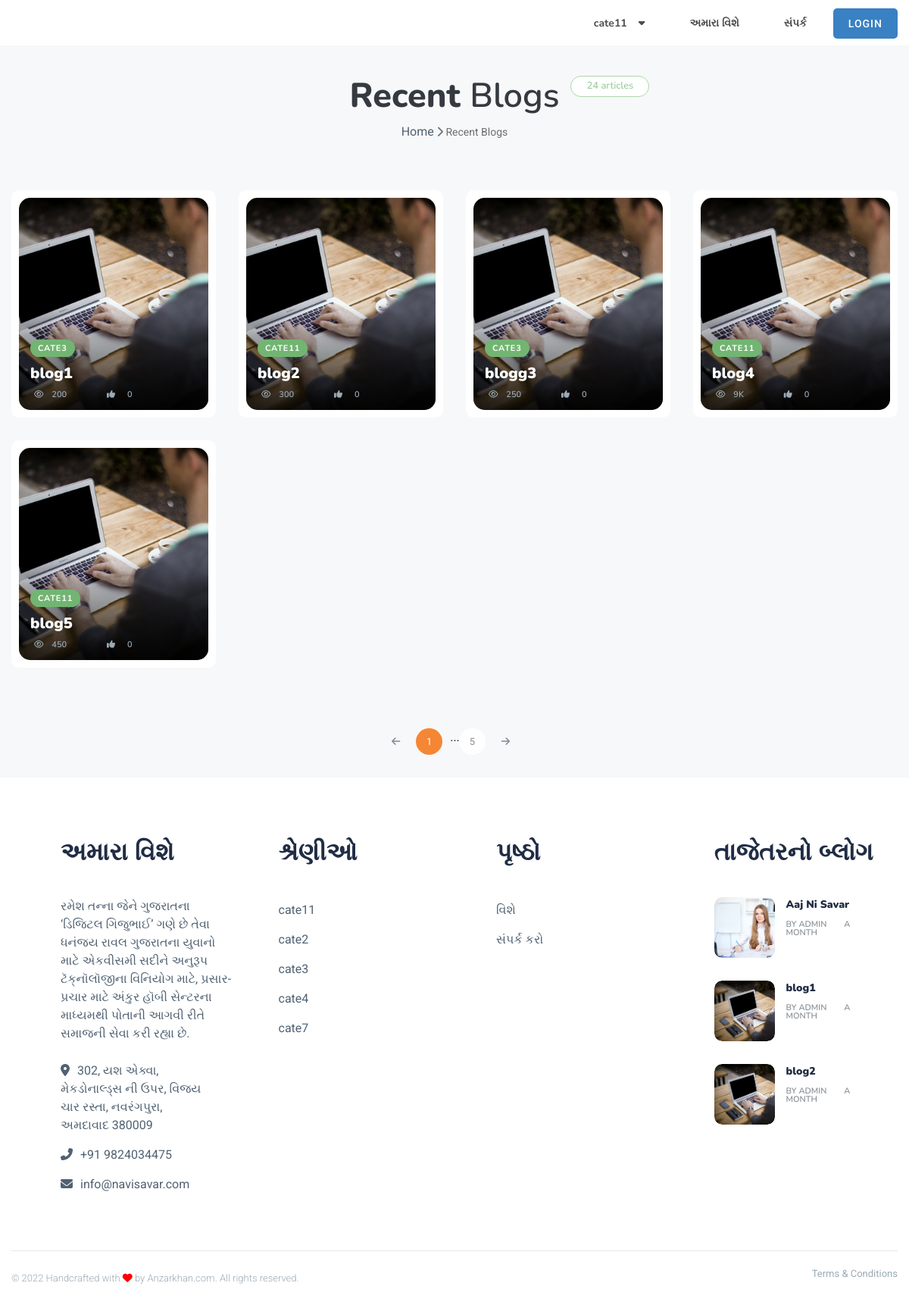
/recent-blogs.php, run on the app's committed database.
### tables this page shows
CREATE TABLE `category_list` (
  `id` int(11) NOT NULL,
  `name` varchar(256) DEFAULT NULL,
  `unique_link` varchar(256) DEFAULT NULL,
  `is_deleted` int(11) DEFAULT 0
);

CREATE TABLE `blog` (
  `id` int(11) NOT NULL,
  `blog_title` varchar(500) DEFAULT NULL,
  `thumbnail_img` varchar(256) DEFAULT NULL,
  `blog_body` varchar(500) DEFAULT NULL,
  `publish_date` int(50) DEFAULT NULL,
  `keywords` varchar(256) DEFAULT NULL,
  `unique_link` varchar(55) DEFAULT NULL,
  `dislike` int(11) DEFAULT NULL,
  `is_deleted` int(11) DEFAULT 0,
  `added_by` varchar(55) DEFAULT NULL,
  `category_id` int(11) DEFAULT NULL,
  `is_slider` varchar(256) DEFAULT '0',
  `likes` float DEFAULT NULL,
  `view` int(11) DEFAULT NULL,
  `comment` varchar(256) DEFAULT NULL,
  `sharing` varchar(256) DEFAULT NULL,
  `timestamp` int(50) DEFAULT NULL
);

CREATE TABLE `users` (
  `id` int(11) NOT NULL,
  `user_role` int(11) DEFAULT NULL,
  `name` varchar(256) DEFAULT NULL,
  `email` varchar(55) DEFAULT NULL,
  `password` varchar(256) DEFAULT NULL,
  `user_img` varchar(256) DEFAULT 'no-image.png',
  `is_banned` int(11) DEFAULT 0,
  `is_verified` int(11) NOT NULL DEFAULT 0,
  `timestamp` int(11) DEFAULT NULL
);

### recent-blogs.php (the view, shortened to what the rows shown need)
<?php
require_once 'database/db-con.php';
?>
<?php
if (isset($_GET['page'])) {
    $page_no = $_GET['page'];
} else {
    $page_no = 1;
}
$post_per_page = 5;
$offset = $post_per_page * ($page_no - 1);
?>
<!DOCTYPE html>
<html class="no-js" lang="en">
<head>
    <link rel="stylesheet" href="<?php echo $very_global_absolute_url; ?>assets/css/style.css">
    <link rel="stylesheet" href="<?php echo $very_global_absolute_url; ?>assets/css/widgets.css">
    <link rel="stylesheet" href="<?php echo $very_global_absolute_url; ?>assets/css/color.css">
    <link rel="stylesheet" href="<?php echo $very_global_absolute_url; ?>assets/css/responsive.css">
</head>
<body>
    <div class="main-wrap">
        <?php require_once 'elements/header.php' ?>
        <main class="position-relative">
            <div class="archive-header text-center mb-50">
                <div class="container">
                    <h2>
                        <span class="text-dark widget-title mb-0">Recent <span>Blogs</span></span>
                        <span class="post-count">
                            <?php
                            $query_get_blog_number = "SELECT * FROM `blog` WHERE `is_deleted` = 0 ORDER BY publish_date DESC";
                            $run_query_get_blog_number = mysqli_query($con, $query_get_blog_number);
                            $number_of_blog = mysqli_num_rows($run_query_get_blog_number);
                            echo $number_of_blog;
                            ?>
                            articles
                        </span>
                    </h2>
                </div>
            </div>
            <div class="container">
                <div class="row post-module-1 mb-50">
                    <?php
                    $query1 = "SELECT * FROM blog WHERE `is_deleted` = 0 LIMIT $offset, $post_per_page";
                    $run_query1 = mysqli_query($con, $query1);
                    if (mysqli_num_rows($run_query1) > 0) {
                        while ($data1 = mysqli_fetch_assoc($run_query1)) {
                            $blog_title = $data1['blog_title'];
                            $category_id = $data1['category_id'];
                            $view = $data1['view'];
                            $total_likes = $data1['likes'];
                            $thumbnail_img = $data1['thumbnail_img'];
                            $unique_link = $data1['unique_link'];
                            $query2 = "SELECT * FROM `category_list` WHERE `id` = $category_id";
                            $run_query2 = mysqli_query($con, $query2);
                            $data2 = mysqli_fetch_assoc($run_query2);
                    ?>
                            <article class="col-lg-3 col-md-6 col-sm-12 mb-30">
                                <div class="post-thumb position-relative p-10 bg-white border-radius-10">
                                    <div class="thumb-overlay img-hover-slide border-radius-15 position-relative" style="background-image: url(<?php echo $very_global_absolute_url; ?>admin/uploads/thumbnail-img/<?php echo $thumbnail_img; ?>);">
                                        <a class="img-link" href="<?php echo $very_global_absolute_url; ?>blog/<?php echo $unique_link; ?>"></a>
                                        <div class="post-content-overlay">
                                            <div class="entry-meta meta-0 font-small mb-15">
                                                <a href="<?php echo $very_global_absolute_url; ?>category<?php echo $data2['unique_link']; ?>"><span class="post-cat bg-success color-white"><?php echo $data2['name']; ?></span></a>
                                            </div>
                                            <h5 class="post-title">
                                                <a class="color-white" href="<?php echo $very_global_absolute_url; ?>blog/<?php echo $unique_link; ?>"><?php echo $blog_title; ?></a>
                                            </h5>
                                            <div class="entry-meta meta-1 font-x-small mt-10 pr-5 pl-5 text-muted">
                                                <span><span class="mr-5"><i class="fa fa-eye" aria-hidden="true"></i></span>
                                                    <?php
                                                    if ($view > 1000) {
                                                        $result_view = floor($view / 1000) . 'K';
                                                    } else if ($view > 100000) {
                                                        $result_view = floor($view / 100000) . 'M';
                                                    } else if ($view > 10000000) {
                                                        $result_view = floor($view / 10000000) . 'B';
                                                    } else {
                                                        $result_view = $view;
                                                    }
                                                    echo $result_view;
                                                    ?>
                                                    </span>
                                               <span class="ml-30"><span class="mr-10 text-muted"><i class="fa fa-thumbs-up" aria-hidden="true"></i></span>
                                                    <?php
                                                    if ($total_likes > 1000) {
                                                        $result_total_share = floor($total_likes / 1000) . 'K';
                                                    } else if ($total_likes > 100000) {
                                                        $result_total_share = floor($total_likes / 100000) . 'M';
                                                    } else if ($total_likes > 10000000) {
                                                        $result_total_share = floor($total_likes / 10000000) . 'B';
                                                    } else {
                                                        $result_total_share = $total_likes;
                                                    }
                                                    echo $result_total_share;
                                                    ?>
                                                </span>
                                            </div>
                                        </div>
                                    </div>
                                </div>
                            </article>
                    <?php
                        }
                    }
                    ?>
                </div>
            </div>
        </main>
        <?php require_once 'elements/footer.php'; ?>
    </div>
</body>
</html>

### elements/header.php (shortened to what the rows shown need)
<?php
require_once 'database/db-con.php';
?>
<header class="main-header header-style-2 mb-40">
    <div class="header-bottom header-sticky background-white text-center">
        <div class="container">
            <div class="row">
                <div class="col-lg-9 col-md-9 main-header-navigation">
                    <div class="main-nav text-left float-md-right">
                        <nav>
                            <ul class="main-menu d-none d-lg-inline">
                                <li class="mega-menu-item">
                                    <a href="#">
                                        <span class="mr-15"><?php
                                                            $query5 = "SELECT * FROM `category_list` limit 5";
                                                            $run_query5 = mysqli_query($con, $query5);
                                                            $data = mysqli_fetch_assoc($run_query5);
                                                            echo $data['name'];
                                                            ?></span><i class="fas fa-caret-down"></i>
                                    </a>
                                </li>
                            </ul>
                        </nav>
                    </div>
                </div>
            </div>
        </div>
    </div>
</header>

### elements/footer.php (shortened to what the rows shown need)
<?php
require_once 'database/db-con.php';
require_once 'utility/convert-time-ago.php'
?>
<footer>
   <div class="footer-area pt-50 pl-50 bg-white">
      <div class="container">
         <div class="row pb-30">
            <div class="col-md-3 p-30">
               <h2 class="mb-40"> અમારા વિશે </h2>
            </div>
            <div class="col-md-3 p-30">
               <h2 class="mb-40"> શ્રેણીઓ </h2>
               <ul class="float-left mr-30 font-medium">
                  <?php
                  $query1 = "SELECT * FROM `category_list` LIMIT 5";
                  $run_query1 = mysqli_query($con, $query1);
                  if ($run_query1) {
                     while ($data1 = mysqli_fetch_assoc($run_query1)) {
                        $unique_link = $data1['unique_link'];
                  ?>
                        <li class="mt-5">
                              <a class="" href="<?php echo $very_global_absolute_url; ?>category/<?php echo $unique_link ?>" tabindex="0"><p><?php echo $data1['name']; ?></p></a>
                        </li>
                  <?php
                     }
                  }
                  ?>
               </ul>
            </div>
            <div class="col-md-3 p-30">
               <h2 class="mb-40"> પૃષ્ઠો </h2>
            </div>
            <div class="col-md-3 p-30">
               <h2 class="mb-40">તાજેતરનો બ્લોગ</h2>
               <div class="post-aside-style-2">
                  <ul class="list-post">
                     <?php
                     $sql = "SELECT * FROM blog WHERE `is_deleted` = 0 ORDER BY publish_date DESC LIMIT 3";
                     $result = mysqli_query($con, $sql);
                     if (mysqli_num_rows($result) > 0) {
                        while ($data3 = mysqli_fetch_assoc($result)) {
                           $unique_link = $data3['unique_link'];
                           $author_id = $data3['added_by'];
                           $query4 = "SELECT * FROM `users` WHERE `id` = $author_id";
                           $run_query4 = mysqli_query($con, $query4);
                           if ($run_query4) {
                              $data4 = mysqli_fetch_assoc($run_query4);
                           }
                     ?>
                           <li class="mb-30 wow fadeIn  animated" style="visibility: visible; animation-name: fadeIn;">
                              <div class="d-flex">
                                 <div class="post-thumb d-flex mr-15 border-radius-5 img-hover-scale">
                                    <a class="color-white" href="<?php echo $very_global_absolute_url; ?>blog/<?php echo $unique_link ?>">
                                       <div class="border-radius-10" style="background-image: url('<?php echo $very_global_absolute_url; ?>admin/uploads/thumbnail-img/<?php echo $data3['thumbnail_img']; ?>'); background-repeat: no-repeat;
                                                      background-size: cover; height:80px; width:80px;">
                                       </div>
                                    </a>
                                 </div>
                                 <div class="post-content media-body">
                                    <h6 class="post-title mb-10 text-limit-2-row"><a href="<?php echo $very_global_absolute_url; ?>blog/<?php echo $unique_link ?>"><?php echo $data3['blog_title']; ?></a></h6>
                                    <div class="entry-meta meta-1 font-x-small color-grey float-left text-uppercase">
                                       <span class="post-by">By <?php echo $data4['name']; ?></span>
                                       <span class="post-on"><?php echo timeAgo($data3['publish_date']); ?></span>
                                    </div>
                                 </div>
                              </div>
                           </li>
                     <?php
                        }
                     }
                     ?>
                  </ul>
               </div>
            </div>
         </div>
      </div>
   </div>
</footer>

### data on the page
category_list: name "cate11"
blog: thumbnail_img (picture), category_list.name "CATE3", blog_title "blog1", view "200", likes "0", users.name "ADMIN", publish_date "A MONTH"
blog: thumbnail_img (picture), category_list.name "CATE11", blog_title "blog2", view "300", likes "0", users.name "ADMIN", publish_date "A MONTH"
blog: thumbnail_img (picture), category_list.name "CATE3", blog_title "blogg3", view "250", likes "0"
blog: thumbnail_img (picture), category_list.name "CATE11", blog_title "blog4", view "9K", likes "0"
blog: thumbnail_img (picture), category_list.name "CATE11", blog_title "blog5", view "450", likes "0"
category_list: name "cate2"
category_list: name "cate3"
category_list: name "cate4"
category_list: name "cate7"
blog: thumbnail_img (picture), blog_title "Aaj Ni Savar", users.name "ADMIN", publish_date "A MONTH"

### other printed values
$number_of_blog "24"
$total_pages "5"
